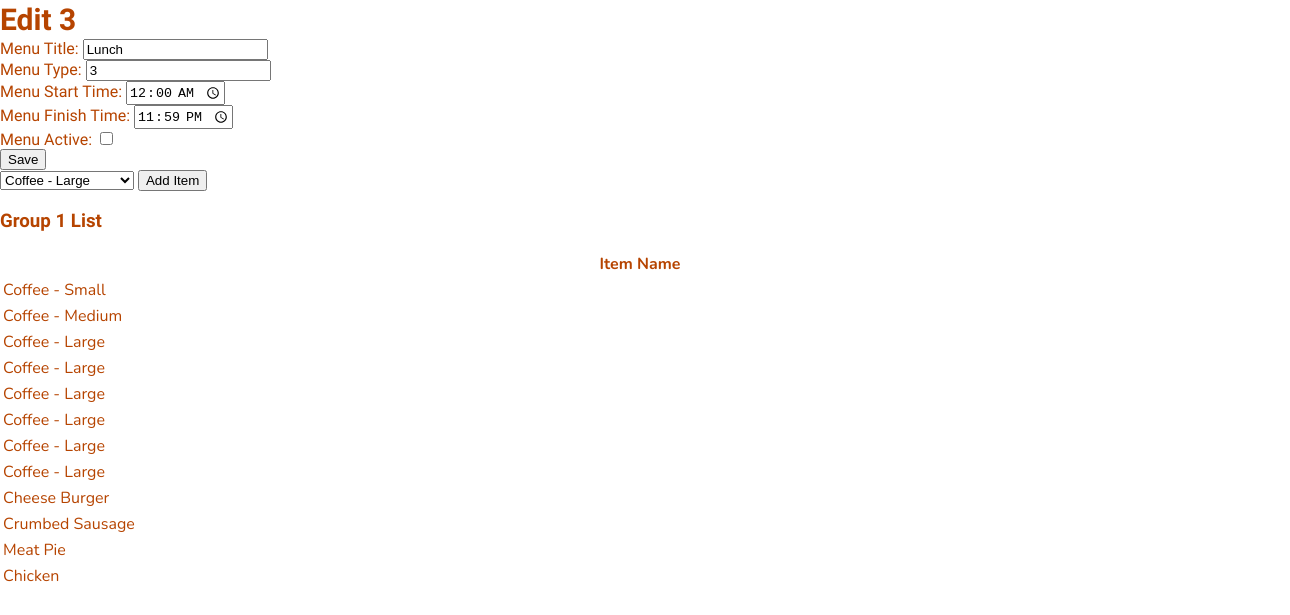
Before: /menuSetupEdit/3 (signed in) with the older database file.
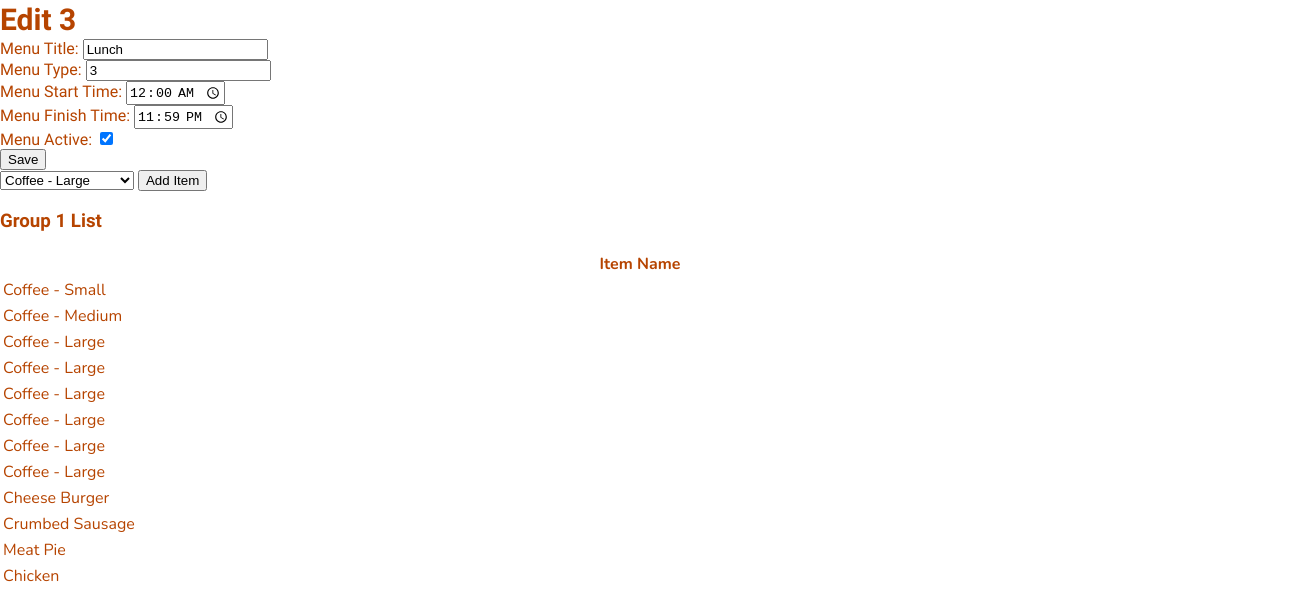
After: the same page with the newer database file.
### website/models.py (models this page shows)
class ShopMenus(db.Model):
    shopMenuID = db.Column(db.Integer, primary_key=True)
    displayID = db.Column(db.Integer, db.ForeignKey('displays.displayID', name='fk_shop_menus_display_id'))
    menuTypeID = db.Column(db.Integer, db.ForeignKey('menus.menuID', name='fk_shops_menus_menu_type_id'))
    menuTitle = db.Column(db.String(50), nullable=False)
    menuStartTime = db.Column(db.Time, nullable=False)
    menuFinishTime = db.Column(db.Time, nullable=False)
    menuActive = db.Column(db.Boolean, nullable=False)

### website/displays.py (the view)
@displays.route('/menuSetupEdit/<int:shopMenu_id>', methods=['GET', 'POST'])
@login_required
def menuSetupEdit(shopMenu_id):
    shopMenuID = shopMenu_id
    user = current_user
    items = Items.query.filter_by(primaryUserID=user.id).all()
    menuItems = MenuItems.query.filter_by(menuID=shopMenuID).order_by(asc(MenuItems.itemOrder)).all()
    ads = Advertisements.query.filter_by(primaryUserID=user.id).all()
    menuAds = ShopAds.query.filter_by(menuID=shopMenuID).order_by(asc(ShopAds.adOrder)).all()
    shopMenus = ShopMenus.query.all()
    shopMenu = ShopMenus.query.get(shopMenuID)
    newMenuActive_alt = 'on' if shopMenu.menuActive else 'off'
    match shopMenu.menuTypeID:
        case 1:
            if request.method == 'POST':
                form_type = request.form.get('form_type')
                if form_type == 'menu_setup_edit':
                    shopMenu.menuTitle = request.form.get('newMenuTitle')
                    shopMenu.menuType = request.form.get('newMenuType')
                    newMenuStartTime_alt = request.form.get('newMenuStartTime')
                    if len(newMenuStartTime_alt) > 5:
                        shopMenu.menuStartTime = datetime.strptime(newMenuStartTime_alt, '%H:%M:%S').time()
                    else:
                        shopMenu.menuStartTime = datetime.strptime(newMenuStartTime_alt, '%H:%M').time()
                    newMenuFinishTime_alt = request.form.get('newMenuFinishTime')
                    if len(newMenuFinishTime_alt) > 5:
                        shopMenu.menuFinishTime = datetime.strptime(newMenuFinishTime_alt, '%H:%M:%S').time()
                    else:
                        shopMenu.menuFinishTime = datetime.strptime(newMenuFinishTime_alt, '%H:%M').time()
                    newMenuActive_alt = request.form.get('newMenuActive_alt')
                    shopMenu.menuActive = True if newMenuActive_alt == 'on' else False
                    db.session.commit()
                    return redirect(url_for('displays.menuSetup',
                                            display_id=shopMenu.displayID))
                elif form_type == 'add_menu_ads':
                    adIDs = request.form.getlist('ad')
                    for i, adID in enumerate(adIDs, 1):
                        print(i)
                        ad = ShopAds(menuID=shopMenuID,
                                    adID=adID,
                                    adOrder=i)
                        db.session.add(ad)
                    db.session.commit()
                    return redirect(url_for('displays.menuSetupEdit',
                                            shopMenu_id=shopMenuID))
            return render_template("menuSetupEdit1.html",
                                   user=user,
                                   shopMenus=shopMenus,
                                   shopMenu=shopMenu,
                                   newMenuActive_alt=newMenuActive_alt,
                                   menuItems=menuItems,
                                   menuAds=menuAds,
                                   items=items,
                                   ads=ads)
        case 2:
            pass
        case 3:
            if request.method == 'POST':
                form_type = request.form.get('form_type')
                if form_type == 'menu_setup_edit':
                    shopMenu.menuTitle = request.form.get('newMenuTitle')
                    shopMenu.menuType = request.form.get('newMenuType')
                    newMenuStartTime_alt = request.form.get('newMenuStartTime')
                    if len(newMenuStartTime_alt) > 5:
                        shopMenu.menuStartTime = datetime.strptime(newMenuStartTime_alt, '%H:%M:%S').time()
                    else:
                        shopMenu.menuStartTime = datetime.strptime(newMenuStartTime_alt, '%H:%M').time()
                    newMenuFinishTime_alt = request.form.get('newMenuFinishTime')
                    if len(newMenuFinishTime_alt) > 5:
                        shopMenu.menuFinishTime = datetime.strptime(newMenuFinishTime_alt, '%H:%M:%S').time()
                    else:
                        shopMenu.menuFinishTime = datetime.strptime(newMenuFinishTime_alt, '%H:%M').time()
                    newMenuActive_alt = request.form.get('newMenuActive_alt')
                    shopMenu.menuActive = True if newMenuActive_alt == 'on' else False
                    db.session.commit()
                    return redirect(url_for('displays.menuSetup',
                                            display_id=shopMenu.displayID))
                elif form_type == 'add_menu_item':
                    itemIDs = request.form.getlist('item')
                    groupID = 1
                    for i, itemID in enumerate(itemIDs, 1):
                        menuItem = MenuItems(menuID=shopMenuID,
                                             itemID=itemID,
                                             groupID=groupID,
                                             itemOrder=i)
                        db.session.add(menuItem)
                    db.session.commit()
                    return redirect(url_for('displays.menuSetupEdit',
                                            shopMenu_id=shopMenuID))
            return render_template("menuSetupEdit3.html",
                                   user=user,
                                   shopMenus=shopMenus,
                                   shopMenu=shopMenu,
                                   newMenuActive_alt=newMenuActive_alt,
                                   menuItems=menuItems,
                                   menuAds=menuAds,
                                   items=items)
        case _:
            pass

### website/__init__.py (called while the page is built)
def create_app():
    app = Flask(__name__)
    app.config['SECRET_KEY'] = 'itAlwaysWorksInTheEnd'
    app.config['SQLALCHEMY_DATABASE_URI'] = f'sqlite:///{DB_NAME}'
    db.init_app(app)
    migrate.init_app(app, db)
    app.config['UPLOAD_FOLDER'] = UPLOAD_FOLDER
    from .views import views
    from .displays import displays
    from .auth import auth
    from .adsControl import adsControl
    app.register_blueprint(views, url_prefix='/')
    app.register_blueprint(displays, url_prefix='/')
    app.register_blueprint(auth, url_prefix='/')
    app.register_blueprint(adsControl, url_prefix='/')
    login_manager = LoginManager()
    login_manager.login_view = 'auth.login'
    login_manager.init_app(app)
    @login_manager.user_loader
    def load_user(id):
        from .models import Users
        return Users.query.get(int(id))
    return app

### website/templates/menuSetupEdit3.html (shortened to what this page needs)
{% extends "base.html" %} {% block title %}Menu Setup{% endblock %}
{% block content %}
    <h2>Edit 3</h2>
    <form method="POST" action="{{ url_for('displays.menuSetupEdit', shopMenu_id=shopMenu.shopMenuID) }}">
        <div class="form-group">
            <label for="newMenuTitle">Menu Title:</label>
            <input type="text" class="form-control" id="newMenuTitle" name="newMenuTitle" value="{{ shopMenu.menuTitle }}">
        </div>
        <div class="form-group">
            <label for="newMenuTypeID">Menu Type:</label>
            <input type="text" class="form-control" id="newMenuTypeID" name="newMenuTypeID" value="{{ shopMenu.menuTypeID }}">
        </div>
        <div class="form-group">
            <label for="newMenuStartTime">Menu Start Time:</label>
            <input type="time" class="form-control" id="newMenuStartTime" name="newMenuStartTime" value="{{ shopMenu.menuStartTime }}">
        </div>
        <div class="form-group">
            <label for="newMenuFinishTime">Menu Finish Time:</label>
            <input type="time" class="form-control" id="newMenuFinishTime" name="newMenuFinishTime" value="{{ shopMenu.menuFinishTime }}">
        </div>
        <div class="form-group">
            <label for="newMenuActive_alt">Menu Active:</label>
            <input type="checkbox" class="form-control" id="newMenuActive_alt" name="newMenuActive_alt" {% if shopMenu.menuActive %}checked{% endif %}>
        </div>
        <button type="submit" class="btn btn-primary">Save</button>
    </form>
    {% if shopMenu.menuTypeID == 3 %}
        <form method="POST" action="{{ url_for('displays.menuSetupEdit', shopMenu_id=shopMenu.shopMenuID) }}">
            <select name="item">
                {% for item in items %}
                    <option value="{{ item.itemID }}">{{ item.itemName }}</option>
                {% endfor %}
            </select>
            <input type="submit" value="Add Item">
        </form>
    <div id="sortable-items">
        <h3>Group 1 List</h3>
        <table>
            <thead>
                <tr>
                    <th>Item Name</th>
                </tr>
            </thead>
            <tbody>
            {% for menuItem in menuItems %}
                <tr  class="menu-item-row" data-menuitemid="{{ menuItem.menuItemID }}">
                    <td>{{ menuItem.item.itemName }}</td>
                </tr>
            {% endfor %}
            </tbody>
        </table>
    </div>
    {% endif %}
{% endblock %}

Changed rows visible on the page:
changed ShopMenus "Lunch": menuActive "☐" → "☑"
